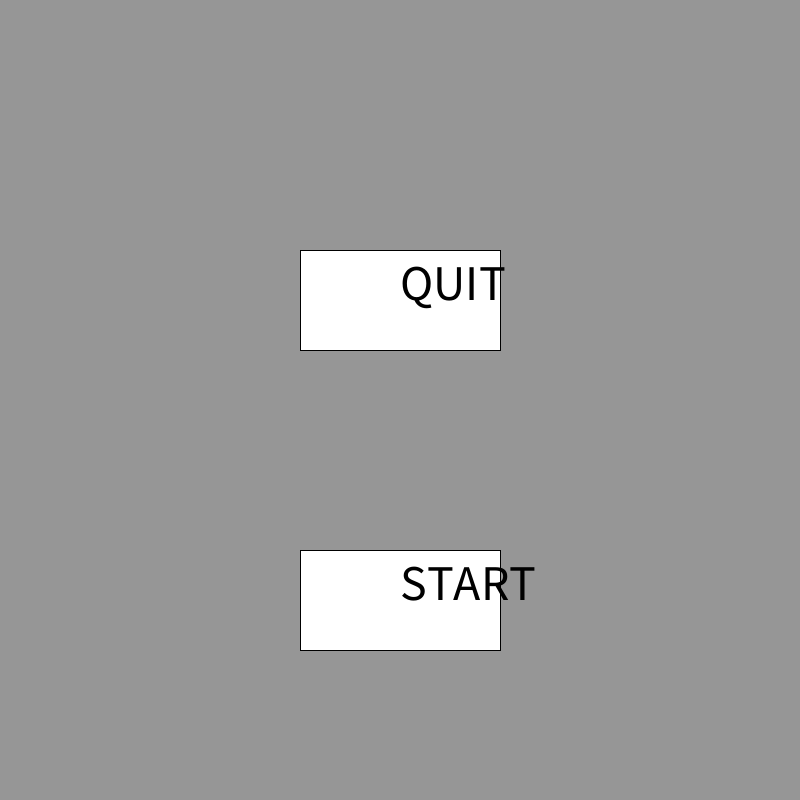
Frame 1 (no input)
Frame 60 (the mouse pressed at the canvas centre just before this capture): identical to frame 1, image omitted
Frame 120 (the mouse held since frame 60 and released just before this capture): identical to frame 1, image omitted

The Processing sketch that drew this single still picture (run headless with seeded random() and noise(); from frame 60 on, the mouse is pressed at the canvas centre):

// Processing sketch: Space_Battle
// ── Space_Battle.pde
Spaceship myShip; //Spaceship = class, myShip is the ship
Asteroid myAsteroid;
ArrayList<GameObject> myObjects;

int mode;
final int INTRO    = 0;
final int GAME     = 1;
final int PAUSE    = 2;
final int GAMEOVER = 3;

boolean wkey, akey, skey, dkey, spacekey;
void setup() {
  size(800, 800);
  rectMode(CENTER);
  myShip = new Spaceship();
  myAsteroid = new Asteroid();

  wkey=skey=akey=dkey=false;
  
  myObjects = new ArrayList<GameObject>();
  
  myObjects.add(new Asteroid());
  
  
  mode = INTRO;
}

void draw() {
  {
   if (mode == INTRO) {
    intro();
  } else if (mode == GAME) {
    game();
  } else if (mode == PAUSE) {
    pause();
  } else if (mode == GAMEOVER) {
    gameover();
  } else {
    println("ERROR");  }
}
}

// ── Alien.pde
class Alien extends GameObject {

  Alien(int s, float x, float y) {
    lives = 2;
    location = new PVector (x, y);
    velocity = new PVector (random(2), 0);
    velocity.rotate(random(TWO_PI));
    size = 70;
    
  }
  ///void.act() {
   // super.act();
    //objects.add(new Bullet())
  //}
}

// ── Asteroid.pde
class Asteroid extends GameObject {

  //instance variables

  //constructor
  Asteroid() {
    location = new PVector(random(width), random(height));
    velocity = new PVector(random(5), random(5));
    velocity.rotate(random(TWO_PI));
    size = 50;
    lives = 3;
  }

  void act() {
   super.act();
    if (location.x < 0) location.x = width;
    if (location.x > width) location.x = 0;
    if (location.y < 0) location.y = height;
    if (location.y > height) location.y = 0;
    
  }
}

// ── Bullet.pde
class Bullet extends GameObject {

  //constructor
  Bullet() {
    location = new PVector(myShip.location.x, myShip.location.y);
    velocity = new PVector(myShip.direction.x, myShip.direction.y);
    velocity.setMag(18);
    lives = 1;
  }

  //Behaviour functions

  void act() {
    super.act();
    if (offScreen()) {
      lives = 0;
    }
  }
}

// ── GameObject.pde
class GameObject {

  PVector location;
  PVector velocity;
  int lives;
  int size;

  GameObject() {
  }

  void show() {
    stroke(#D3D3D3);
    fill(0);
    rect(location.x, location.y, size, size);
  }

  void act() {
    location.add(velocity);
  }
  
  boolean offScreen() {
  return location.x < 0 || location.x > width || location.y < 0 || location.y > height;
  }
}

// ── Interactions.pde
void keyPressed() {
  if (key == 'w' || key == 'W') wkey = true;
  if (key == 'a' || key == 'A') akey = true;
  if (key == 's' || key == 'S') skey = true;
  if (key == 'd' || key == 'D') dkey = true;
  if (key == ' ')               spacekey = true;
}

void keyReleased() {
  if (key == 'w' || key == 'W') wkey = false;
  if (key == 'a' || key == 'A') akey = false;
  if (key == 's' || key == 'S') skey = false;
  if (key == 'd' || key == 'D') dkey = false;
  if (key == ' ')               spacekey = false;
}

// ── Mouse.pde
void mouseReleased() {
  if (mode == INTRO) {
    introClicks();
  } else if (mode == GAME) {
    gameClicks();
  } else if (mode == PAUSE) {
    pauseClicks();
  } else if (mode == GAMEOVER) {
    gameoverClicks();
  } else {
    println("ERROR");
  }
}

// ── Spaceship.pde
class Spaceship extends GameObject {

  //1. Instance variables or fields
  PVector direction;

  //2. Constructor: name matches the class name, sets up default values 
  Spaceship() {
    location = new PVector(width/2, height/2);
    direction = new PVector(0.1, 0);
    velocity = new PVector(0, 0);
    size = 50;
    lives = 3;
  }

  //3. Behaviour functions
  void show() {
    pushMatrix();
    strokeWeight(3);
    stroke(255);
    fill(0);
    translate(location.x, location.y);
    rotate(direction.heading());
    rect(0, 0, size, size);
    popMatrix();
  }

  void act() {
    super.act();
    if (akey) direction.rotate(-radians(5));
    if (dkey) direction.rotate(radians(5));
    if (wkey)
    {
      velocity.add(direction);
      myObjects.add(new Fire());
    }

    if (skey) velocity.sub(direction);
    if (spacekey) myObjects.add(new Bullet());
  }
}

// ── button_tool.pde
void button(int x, int y, int w, int h, String label) {
  if (mouseX > x-w/2 && mouseX < x+w/2 && mouseY > y-h/2 && mouseY < y+h/2) {
    stroke(0, 0, 255);
    strokeWeight(5);
  } else {
    stroke(0);
    strokeWeight(1);
  }

  fill(255);
  rect(x, y, w, h);
  fill(0);
  textSize(50);
  text(label, x, y);
}
boolean touchingMouse(int x, int y, int w, int h) {
  if (mouseX > x-w/2 && mouseX < x+w/2 && mouseY > y-h/2 && mouseY < y+h/2) {
    return true;
  } else {
    return false;
  }
}

// ── fire.pde
class Fire extends GameObject {

  Fire() {
    location = myShip.location.copy();
    velocity = myShip.direction.copy();
    velocity.rotate(radians(180) + random(-0.1, 0.1));
    velocity.setMag(5);
    size = 1;
    lives= 1;
  }
  void act() {
    super.act();
    if (offScreen()) {
      lives = 0;
    }
  }
}

// ── game.pde
void game() {
  background(0);
  myShip.show();
  myShip.act();
  myAsteroid.show();
  myAsteroid.act();
  println(myObjects.size());

  int i = 0; 
  while (i < myObjects.size()) { 
    
    GameObject obj = myObjects.get(i); 
    if (obj.lives > 0) {
      obj.show(); 
      obj.act();  
      i++; 
    } else {
      myObjects.remove(i); //bullet in garbage
    }
  }
}

void gameClicks() {
}


//waifu is laifu 
//b is a random letter, can be replaced 

// ── gameover.pde
void gameover() {
  background(255, 0, 0);
}

void gameoverClicks() {
}

// ── intro.pde
void intro() {
  background(150);
  button(400, 600, 200, 100, "START");
  button(400, 300, 200, 100, "QUIT");
}

void introClicks() {
  if (touchingMouse(400, 600, 200, 100)) {
    mode = GAME;
  }
  if (touchingMouse(400, 300, 200, 100)) {
    exit();
  }
}

// ── pause.pde
void pause() {
  background(255);
  button(400, 200, 200, 100, "RESUME");
}

void pauseClicks() {
  if (touchingMouse(400, 200, 200, 100)) {
    mode = GAME;
  }
}
